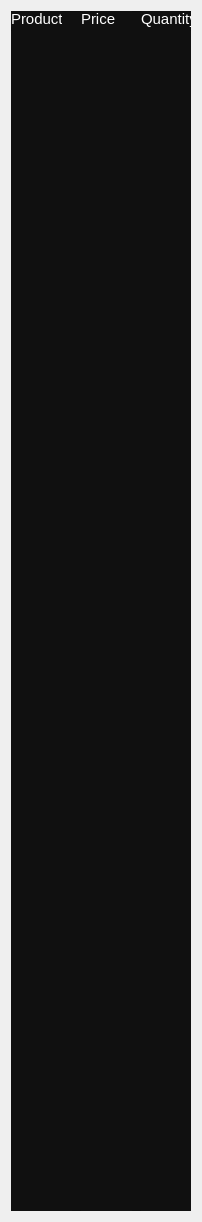
        <widget class="QWidget" name="products_scrollAreaWidgetContents_2">
         <property name="geometry">
          <rect>
           <x>0</x>
           <y>0</y>
           <width>202</width>
           <height>1218</height>
          </rect>
         </property>
         <layout class="QVBoxLayout" name="verticalLayout_3">
          <item>
           <widget class="QFrame" name="cart_products_frame">
            <property name="enabled">
             <bool>true</bool>
            </property>
            <property name="minimumSize">
             <size>
              <width>0</width>
              <height>1200</height>
             </size>
            </property>
            <property name="styleSheet">
             <string notr="true">background-color: rgb(16, 16, 16);</string>
            </property>
            <property name="frameShape">
             <enum>QFrame::StyledPanel</enum>
            </property>
            <property name="frameShadow">
             <enum>QFrame::Raised</enum>
            </property>
            <widget class="QLabel" name="label_6">
             <property name="geometry">
              <rect>
               <x>0</x>
               <y>0</y>
               <width>51</width>
               <height>16</height>
              </rect>
             </property>
             <property name="styleSheet">
              <string notr="true">color: white;
font-size: 15px</string>
             </property>
             <property name="text">
              <string>Product</string>
             </property>
            </widget>
            <widget class="QLabel" name="label_10">
             <property name="geometry">
              <rect>
               <x>70</x>
               <y>0</y>
               <width>51</width>
               <height>16</height>
              </rect>
             </property>
             <property name="styleSheet">
              <string notr="true">color: white;
font-size: 15px</string>
             </property>
             <property name="text">
              <string>Price</string>
             </property>
            </widget>
            <widget class="QLabel" name="label_11">
             <property name="geometry">
              <rect>
               <x>130</x>
               <y>0</y>
               <width>51</width>
               <height>16</height>
              </rect>
             </property>
             <property name="styleSheet">
              <string notr="true">color: white;
font-size: 15px</string>
             </property>
             <property name="text">
              <string>Quantity</string>
             </property>
            </widget>
            <widget class="QWidget" name="gridLayoutWidget_3">
             <property name="geometry">
              <rect>
               <x>0</x>
               <y>20</y>
               <width>61</width>
               <height>1181</height>
              </rect>
             </property>
             <layout class="QGridLayout" name="gridLayout_5"/>
            </widget>
            <widget class="QWidget" name="gridLayoutWidget_4">
             <property name="geometry">
              <rect>
               <x>70</x>
               <y>20</y>
               <width>51</width>
               <height>1181</height>
              </rect>
             </property>
             <layout class="QGridLayout" name="gridLayout_6"/>
            </widget>
            <widget class="QWidget" name="gridLayoutWidget_5">
             <property name="geometry">
              <rect>
               <x>130</x>
               <y>20</y>
               <width>51</width>
               <height>1181</height>
              </rect>
             </property>
             <layout class="QGridLayout" name="gridLayout_7"/>
            </widget>
           </widget>
          </item>
         </layout>
        </widget>
